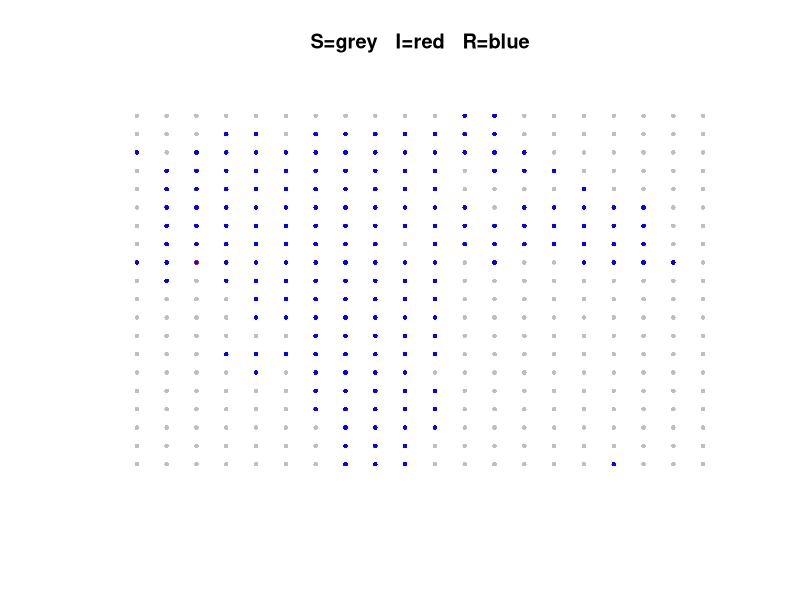

Write R code to recreate this figure.
##################################################################################
# An R script to run an Agent Based Model with connectedness among the population
# on a square grid.  Infected people can only infect their nearest neighbors on
# the grid.
#
# Author: Sherry Towers
#         admin@sherrytowers.com
#
# Created: Dec 11th, 2012
# Copyright Sherry Towers, 2012
#
# This script is not guaranteed to be free of bugs and/or errors.
#
# This script can be freely used and shared as long as the author and
# copyright information in this header remain intact.
##################################################################################

##################################################################################
# set up the parameters of our simulation
##################################################################################
nxgrid = 20       # the number of rows and columns in the grid
npop = (nxgrid)^2  
ninitial = 3      # the initial number of people infected in the population

R0 = 3         # Average number of people each infected person infects during the course of their infection
gamma = 1/3    # Recovery rate, in days^{-1}

time_begin = 0    # begin time (in days)
time_end   = 200  # end time
delta_t = 0.10    # The time step, in days

##################################################################################
# set up the positions of the points on the grid, for plotting purposes
# here I add and extra set of points all along the edge of the population, such that
# all population members that I will consider will have 8 neighbors.
#
##################################################################################
vx = seq(1,(nxgrid+2),1) 
vy = seq(1,(nxgrid+2),1)

##################################################################################
# if state is 0 then susceptible, if 1 then infected, if 2 then recovered, if 3 then edge
##################################################################################
wstate = matrix(0,nrow=(nxgrid+2),ncol=(nxgrid+2))
wx = matrix(0,nrow=(nxgrid+2),ncol=(nxgrid+2))
wy = matrix(0,nrow=(nxgrid+2),ncol=(nxgrid+2))
for (i in 1:length(vx)){
  for (j in 1:length(vy)){
     wx[i,j] = vx[i]
     wy[i,j] = vy[j]
     if (i==1|i==(nxgrid+2)) wstate[i,j] = 3
     if (j==1|j==(nxgrid+2)) wstate[i,j] = 3
  } # end loop over vy
} # end loop over vx



##################################################################################
# pick ninitial of the people to be initially infected
##################################################################################
iindex = sample(npop,ninitial) # this randomly chooses the indices of ninitial people out of the sample npop
jindex = which(wstate==3)      # wstate=3 
iindex = iindex[!(iindex%in%jindex)]

while (length(iindex)<ninitial){
   iindex = sample(npop,ninitial)
   iindex = iindex[!iindex%in%jindex]
}
wstate[iindex] = 1


##################################################################################
# let's plot our grid... 
# susceptibles will be lightgray
# infected will be red
# recovered (and immune) will be in blue
#
# scol is a vector of colors, and we will index it using the state vector
##################################################################################
par(pch=20)
scol=c("gray","red","blue",0)
plot(wx,wy,col=scol[(wstate+1)],cex=0.5,axes=F,xlab="",ylab="",main="S=grey   I=red   R=blue")

##################################################################################
# now step through the simulation, in time steps delta_t
# until either we reach the time=time_end, or there are no more infected people
##################################################################################
time = time_begin                 # begin the simulation at time=time_begin
ninf = length(wstate[wstate==1])  # count the number in the population with state=1 (ie; the number of infected)

while(ninf>0&time<time_end){ # continue the simulation until end time, or no more infectives (which ever comes first)
  ################################################################################
  # now loop over the infectives in the population.
  # for each infective, get the indices of their neighbors in the grid
  ################################################################################
  indices_of_infectives = which(wstate==1) # get the indices in the state vector of the infectives
  for (i in 1:length(indices_of_infectives)){  # loop over the infectives

    points(wx,wy,col=scol[(wstate+1)],cex=0.5) # plot the population, with the colors that correspond to their state

    ##############################################################################
    # now get the position of each infective, and identify the neighbors to that
    # infective
    ##############################################################################
    ax = wx[indices_of_infectives[i]] # the x position of the infective
    ay = wy[indices_of_infectives[i]] # the y position of the infective

    indices_of_neighbors = 
             which(
                    (wx==(ax-1)&(wy==(ay-1)|wy==(ay+1))) # kitty corner neighbors on the left
                   |(wx==(ax+1)&(wy==(ay-1)|wy==(ay+1))) # kitty corner neighbors on the right
                   |(wx==ax&(wy==(ay-1)|wy==(ay+1)))     # neighbors above and below
                   |(wy==ay&(wx==(ax-1)|wx==(ax+1)))     # neighbors to left and right
                  )

    state_vector_of_neighbors = wstate[indices_of_neighbors] # the state vector of the neighbors 

    ##############################################################################
    # count the number of susceptibles
    ##############################################################################
    nsus = length(state_vector_of_neighbors[state_vector_of_neighbors==0]) # the number of susceptibles in the neighbors
    ntouch = min(rpois(1,R0*delta_t*gamma),8) # sample a random number of neighbors for the infectives to touch in this
                                              # time step with the Poisson distribution. This number cannot exceed 8.
    if (ntouch>0&nsus>0){
      vtouch = sample(8,ntouch)  # out of the 8 neighbors pick ntouch of them randomly
      indices_of_touched = indices_of_neighbors[vtouch]
      wstate[indices_of_touched][wstate[indices_of_touched]==0] = 1 # if susceptible neighbor was touched, change them to infected
    }

    ##############################################################################
    # now check if the infected person recovers in this time step
    ##############################################################################
    prandom = runif(1)
    if (prandom<(delta_t*gamma)){ # check to see if the infected person recovers
        wstate[indices_of_infectives[i]] = 2 
    }
  } # end loop over infectives

  ##############################################################################
  # now plot the population, colored by their state
  ##############################################################################
  points(wx,wy,col=scol[(wstate+1)],cex=0.5)

  ##############################################################################
  # now increment the time, and count the number of infectives
  ##############################################################################
  time = time + delta_t
  ninf = length(wstate[wstate==1])
} # end while loop that checks if there is still at least one infected person



